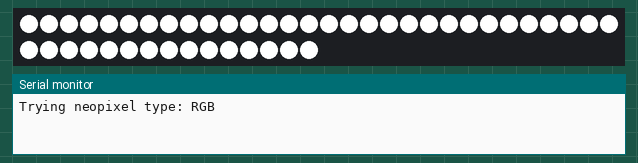
Recording of a sketch running on a simulated Arduino Uno, built with avr-gcc and run on an emulated ATmega328P. Shown: 45 RGB LEDs in strip order, left to right, continuing on the next row, the last lines printed to the serial monitor. The strip is taken to match the declared colour order.

Above: at 0.1 s.
At 7.6 s:
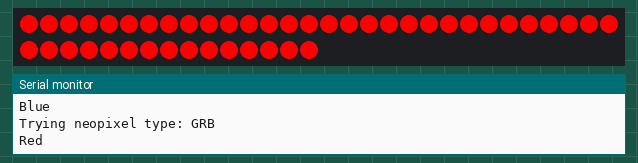
At 18.6 s:
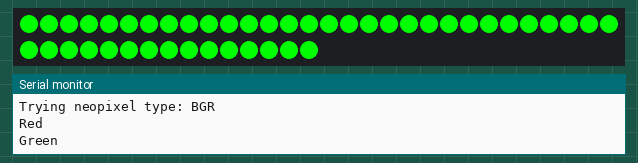
At 38.7 s:
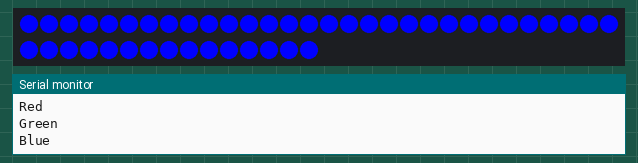

The sketch:

discover_strip_type.ino
```cpp
#include <Arduino.h>
#include <Adafruit_NeoPixel.h>

#ifdef __AVR__
  #include <avr/power.h>
#endif

#define PIN 10

#define NUMLEDS 45

#define BRIGHTNESS 50

#define WAIT 2000

Adafruit_NeoPixel strip = Adafruit_NeoPixel(NUMLEDS, PIN, NEO_RGB + NEO_KHZ800);


uint32_t foreground = strip.Color(200,200,200);
uint32_t background = strip.Color(100,100,20);
uint32_t off = strip.Color(0,0,0);

Adafruit_NeoPixel strips[] = {

  Adafruit_NeoPixel(NUMLEDS, PIN, NEO_RGB + NEO_KHZ800),
  Adafruit_NeoPixel(NUMLEDS, PIN, NEO_RBG + NEO_KHZ800),
  Adafruit_NeoPixel(NUMLEDS, PIN, NEO_GRB + NEO_KHZ800),
  Adafruit_NeoPixel(NUMLEDS, PIN, NEO_GBR + NEO_KHZ800),
  Adafruit_NeoPixel(NUMLEDS, PIN, NEO_BRG + NEO_KHZ800),
  Adafruit_NeoPixel(NUMLEDS, PIN, NEO_BGR + NEO_KHZ800)

};

String types[] = {
  "RGB",
  "RBG",
  "GRB",
  "GBR",
  "BRG",
  "BGR"
};

void setBackground(uint32_t color);

void setup() {
  Serial.begin(115200);

  strip.setBrightness(BRIGHTNESS);
  strip.begin();
  setBackground(off);
  strip.show(); // Initialize all pixels to 'off'
}

void loop() {

  setBackground(off);

  for(uint16_t i=0; i<6; i++) {

    Serial.print("Trying neopixel type: ");
    Serial.print(types[i]);
    Serial.println();

    strip = strips[i];
    strip.begin();

    setBackground(strip.Color(255,255,255));
    strip.show();
    delay(500);

    Serial.println("Red");
    setBackground(strip.Color(255,0,0));
    strip.show();
    delay(500);

    Serial.println("Green");
    setBackground(strip.Color(0,255,0));
    strip.show();
    delay(500);

    Serial.println("Blue");
    setBackground(strip.Color(0,0,255));
    strip.show();
    delay(500);

    setBackground(strip.Color(0,0,0));
    strip.show();
    delay(1500);

  }
  delay(WAIT);

}

void setBackground(uint32_t color){
    for(uint16_t i=0; i<strip.numPixels(); i++) {
      strip.setPixelColor(i, color);
    }
}
```

Measured:
- what the display in image 1 shows lasts 0.5 s, from 7.5 s to 8.0 s
